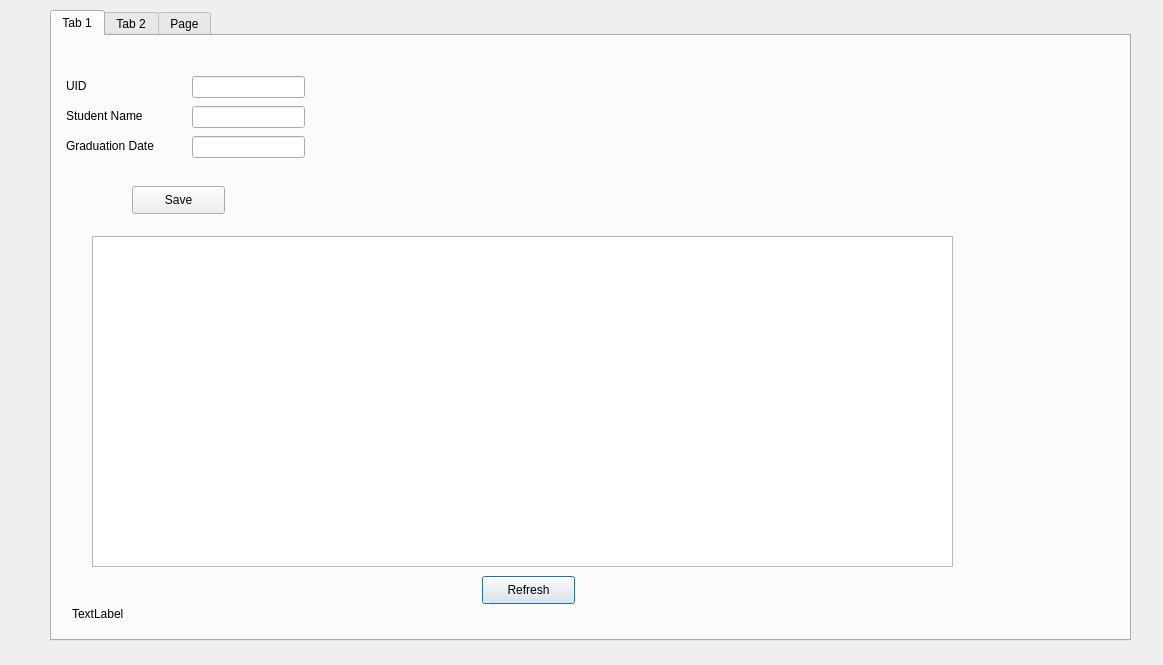
<?xml version="1.0" encoding="UTF-8"?>
<ui version="4.0">
 <class>SecDialog</class>
 <widget class="QDialog" name="SecDialog">
  <property name="geometry">
   <rect>
    <x>0</x>
    <y>0</y>
    <width>1163</width>
    <height>665</height>
   </rect>
  </property>
  <property name="windowTitle">
   <string>Dialog</string>
  </property>
  <widget class="QTabWidget" name="tabWidget">
   <property name="geometry">
    <rect>
     <x>50</x>
     <y>10</y>
     <width>1081</width>
     <height>631</height>
    </rect>
   </property>
   <property name="currentIndex">
    <number>0</number>
   </property>
   <widget class="QWidget" name="Students">
    <attribute name="title">
     <string>Tab 1</string>
    </attribute>
    <widget class="QLineEdit" name="sname">
     <property name="geometry">
      <rect>
       <x>140</x>
       <y>70</y>
       <width>113</width>
       <height>22</height>
      </rect>
     </property>
     <property name="text">
      <string/>
     </property>
    </widget>
    <widget class="QLabel" name="label_2">
     <property name="geometry">
      <rect>
       <x>14</x>
       <y>70</y>
       <width>91</width>
       <height>20</height>
      </rect>
     </property>
     <property name="text">
      <string>Student Name</string>
     </property>
    </widget>
    <widget class="QLabel" name="label">
     <property name="geometry">
      <rect>
       <x>14</x>
       <y>40</y>
       <width>91</width>
       <height>20</height>
      </rect>
     </property>
     <property name="text">
      <string>UID</string>
     </property>
    </widget>
    <widget class="QLineEdit" name="uid">
     <property name="geometry">
      <rect>
       <x>140</x>
       <y>40</y>
       <width>113</width>
       <height>22</height>
      </rect>
     </property>
     <property name="text">
      <string/>
     </property>
    </widget>
    <widget class="QTableView" name="tableView">
     <property name="geometry">
      <rect>
       <x>40</x>
       <y>200</y>
       <width>861</width>
       <height>331</height>
      </rect>
     </property>
    </widget>
    <widget class="QPushButton" name="pushButton_4_refresh">
     <property name="geometry">
      <rect>
       <x>430</x>
       <y>540</y>
       <width>93</width>
       <height>28</height>
      </rect>
     </property>
     <property name="text">
      <string>Refresh</string>
     </property>
    </widget>
    <widget class="QLabel" name="label_sec_status">
     <property name="geometry">
      <rect>
       <x>20</x>
       <y>570</y>
       <width>191</width>
       <height>16</height>
      </rect>
     </property>
     <property name="text">
      <string>TextLabel</string>
     </property>
    </widget>
    <widget class="QLabel" name="label_3">
     <property name="geometry">
      <rect>
       <x>14</x>
       <y>100</y>
       <width>101</width>
       <height>20</height>
      </rect>
     </property>
     <property name="text">
      <string>Graduation Date</string>
     </property>
    </widget>
    <widget class="QLineEdit" name="grad">
     <property name="geometry">
      <rect>
       <x>140</x>
       <y>100</y>
       <width>113</width>
       <height>22</height>
      </rect>
     </property>
     <property name="text">
      <string/>
     </property>
    </widget>
    <widget class="QPushButton" name="pushButton">
     <property name="geometry">
      <rect>
       <x>80</x>
       <y>150</y>
       <width>93</width>
       <height>28</height>
      </rect>
     </property>
     <property name="text">
      <string>Save</string>
     </property>
    </widget>
   </widget>
   <widget class="QWidget" name="tab_2">
    <attribute name="title">
     <string>Tab 2</string>
    </attribute>
   </widget>
   <widget class="QWidget" name="tab_3">
    <attribute name="title">
     <string>Page</string>
    </attribute>
   </widget>
  </widget>
 </widget>
 <resources/>
 <connections/>
</ui>
